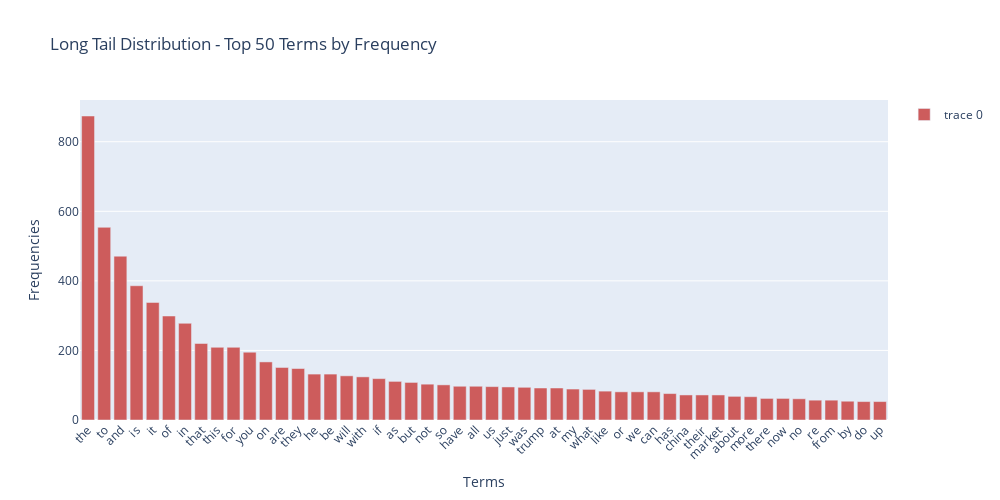

The cell this chart's notebook holds for it:
### Code cell
#excercise 14:
sorted_terms = count_vect.get_feature_names_out()[np.argsort(term_frequencies)][::-1][:50]
sorted_frequencies = term_frequencies[np.argsort(term_frequencies)][::-1][:50]

fig = go.Figure(data=[go.Bar(x=sorted_terms, 
                             y=sorted_frequencies,
                             marker_color='indianred')])
fig.update_layout(title='Long Tail Distribution - Top 50 Terms by Frequency',
                  xaxis_title='Terms',
                  yaxis_title='Frequencies',
                  xaxis_tickangle=-45,
                  width=1000, height=500,
                  showlegend=True)
fig.show()

### Figure 1 — Plotly figure (JSON) as saved in the notebook; plotly's stock layout.template omitted (floating-point values rounded to 4 significant figures)
{"data": [{"marker": {"color": "indianred"}, "type": "bar", "x": ["the", "to", "and", "is", "it", "of", "in", "that", "this", "for", "you", "on", "are", "they", "he", "be", "will", "with", "if", "as", "but", "not", "so", "have", "all", "us", "just", "was", "trump", "at", "my", "what", "like", "or", "we", "can", "has", "china", "their", "market", "about", "more", "there", "now", "no", "re", "from", "by", "do", "up"], "y": [874, 554, 471, 386, 338, 299, 278, 220, 209, 209, 195, 167, 151, 148, 132, 132, 127, 124, 119, 111, 108, 103, 101, 97, 97, 96, 95, 94, 92, 92, 89, 88, 83, 81, 81, 81, 76, 72, 72, 72, 68, 67, 62, 62, 61, 57, 57, 54, 53, 53]}], "layout": {"height": 500, "showlegend": true, "title": {"text": "Long Tail Distribution - Top 50 Terms by Frequency"}, "width": 1000, "xaxis": {"tickangle": -45, "title": {"text": "Terms"}}, "yaxis": {"title": {"text": "Frequencies"}}}}
